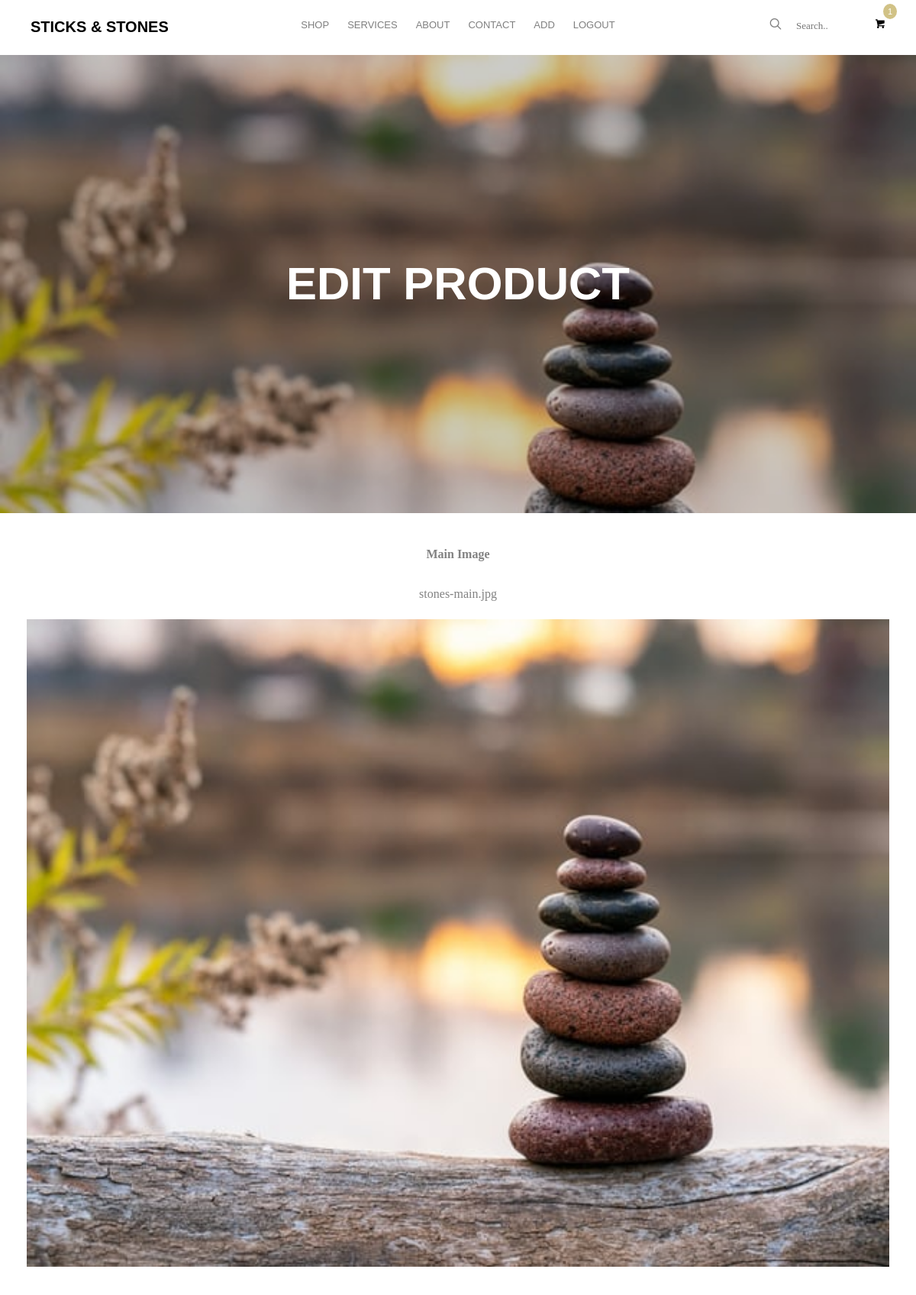
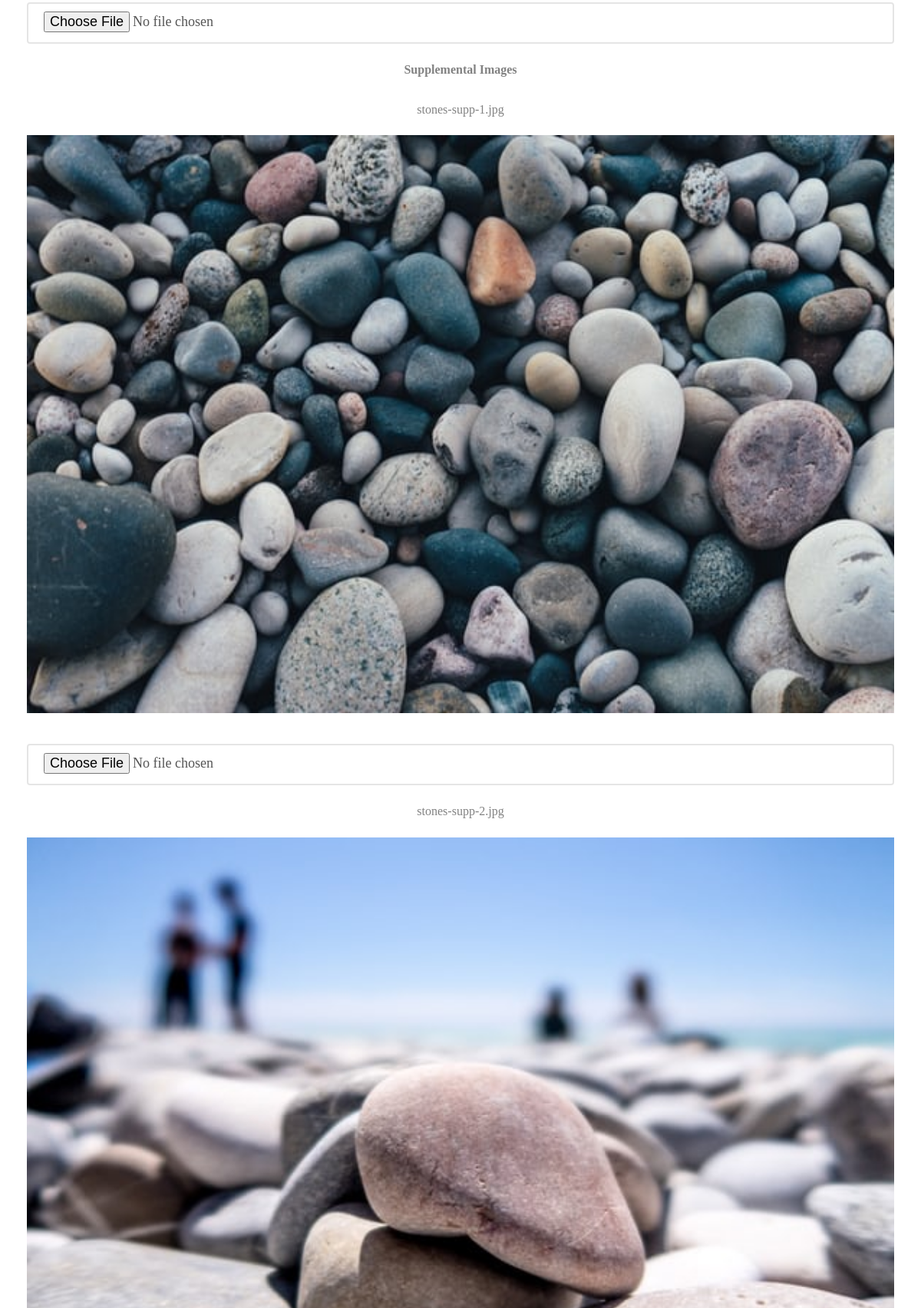
Screenshot of /edit/1 (signed in, upper part) with the database file from the repository (2 pictures, top to bottom).
### main.py (models this page shows)
class Product(db.Model):
    __tablename__ = "products"
    id = db.Column(db.Integer, primary_key=True)
    name = db.Column(db.String(1000), unique=True)
    price = db.Column(db.Float, nullable=False)
    main_image = db.Column(db.String(1000), nullable=False, unique=True)
    description = db.Column(db.Text, nullable=False)
    specification = db.Column(db.Text, nullable=False)
    side_images = relationship("ProductImages", back_populates="parent_product")
    reviews = relationship("Review", back_populates="parent_product")
    cart = relationship("CartItem", back_populates="product")

class ProductImages(db.Model):
    __tablename__ = "product_images"
    id = db.Column(db.Integer, primary_key=True)
    image = db.Column(db.String(1000), unique=True)
    product_id = db.Column(db.Integer, db.ForeignKey("products.id"))
    parent_product = relationship("Product", back_populates="side_images")

### main.py (the view, shortened to what this page needs)
@app.route("/edit/<int:product_id>", methods=["GET", "POST"])
@login_required
@admin_only
def edit_product(product_id):
    item_num = 0
    if current_user.is_authenticated:
        user_cart = current_user.user_cart
        item_num = len(user_cart)
    product_to_edit = Product.query.get(product_id)
    main_image = product_to_edit.main_image
    name = product_to_edit.name
    price = product_to_edit.price
    desc = product_to_edit.description
    specs = product_to_edit.specification
    supp_images = [image.image for image in product_to_edit.side_images]
    global FILENAME, CURRENT_PRODUCT
    return render_template(
        "edit.html",
        current_user=current_user,
        main_image=main_image,
        name=name,
        price=price,
        desc=desc,
        specs=specs,
        supp_images=supp_images,
        product_id=product_id, item_num=item_num)

### main.py (called while the page is built)
@login_manager.user_loader
def load_user(user_id):
    return User.query.get(int(user_id))

def admin_only(f):
    @wraps(f)
    def decorated_function(*args, **kwargs):
        if not current_user.is_authenticated or current_user.id != 1:
            return abort(403)
        return f(*args, **kwargs)
    return decorated_function

### templates/edit.html (shortened to what this page needs)
{% import "bootstrap/wtf.html" as wtf %}
{% include "header.html" %}
  <header id="fh5co-header" class="fh5co-cover fh5co-cover-sm" role="banner" style="background-image:url({{url_for('static', filename='images/' + main_image)}});">
		<div class="overlay"></div>
		<div class="container">
			<div class="row">
				<div class="col-md-8 col-md-offset-2 text-center">
					<div class="display-t">
						<div class="display-tc animate-box" data-animate-effect="fadeIn">
                            <h1>Edit Product</h1>
						</div>
					</div>
				</div>
			</div>
        </div>
	</header>
  <div class="container">
    <div class="row">
      <div class="col-lg-8 col-md-10 mx-auto element-padding">
            <form method="POST" action="{{url_for('edit_product', product_id=product_id)}}" enctype="multipart/form-data" class="element-margin" novalidate>
                <p>
                    <label>Main Image</label>
                    <br>
                    <p>{{main_image}}</p>
                    <img src="{{url_for('static', filename='images/' + main_image)}}" class="edit-image">
                    <input type="file" name="file0" class="form-control" autocomplete="off" required>
                </p>
                {% for index in range(5): %}
                    {% if index == 0 and supp_images[index]: %}
                        <p>
                            <label>Supplemental Images</label>
                            <br>
                            <p>{{supp_images[index]}}</p>
                            <img src="{{url_for('static', filename='images/' + supp_images[index])}}" class="edit-image">
                            <input type="file" name="file1" class="form-control" autocomplete="off" required>
                        </p>
                    {% elif index > 0 and supp_images[index]: %}
                        <p>
                            <p>{{supp_images[index]}}</p>
                            <img src="{{url_for('static', filename='images/' + supp_images[index])}}" class="edit-image">
                        </p>
                    {% else: %}
                        <p>
                            <input type="file" name="file{{index+1}}" class="form-control" autocomplete="off" required>
                        </p>
                    {% endif %}
                {% endfor %}
            </form>
      </div>
    </div>
  </div>
{% include "footer.html" %}

### static/css/style.css (style rules this page uses)
body { font-family: "Playfair Display", serif; font-weight: 400; font-size: 16px; line-height: 1.7; color: #828282; background: #fff; }
:root { --star-size: 30px; --star-color: #fff; --star-background: #fc0; }
.edit-image { margin-bottom: 40px; width: 100%; }
.element-padding { padding: 20px; text-align: center; width: 100%; }
p { margin-bottom: 20px; }
h1, h2, h3, h4, h5, h6, figure { color: #000; font-family: "Montserrat", Arial, sans-serif; font-weight: 400; margin: 0 0 20px 0; }
#fh5co-header, #fh5co-counter, .fh5co-bg { background-size: cover; background-position: top center; background-repeat: no-repeat; position: relative; }
.fh5co-cover { height: 800px; background-size: cover; background-position: top center; background-repeat: no-repeat; position: relative; float: left; width: 100%; }
.fh5co-cover .overlay { z-index: 0; position: absolute; bottom: 0; top: 0; left: 0; right: 0; background: rgba(0, 0, 0, 0.2); }
.fh5co-cover .display-t, .fh5co-cover .display-tc { z-index: 9; height: 900px; display: table; width: 100%; }
.fh5co-cover.fh5co-cover-sm { height: 600px; }
.fh5co-cover.fh5co-cover-sm .display-t, .fh5co-cover.fh5co-cover-sm .display-tc { height: 600px; display: table; width: 100%; }
#fh5co-header .display-tc, #fh5co-counter .display-tc, .fh5co-cover .display-tc { display: table-cell !important; vertical-align: middle; }
#fh5co-header .display-tc h1, #fh5co-header .display-tc h2, #fh5co-counter .display-tc h1, #fh5co-counter .display-tc h2, .fh5co-cover .display-tc h1, .fh5co-cover .display-tc h2 { margin: 0; padding: 0; color: white; }
#fh5co-header .display-tc h1, #fh5co-counter .display-tc h1, .fh5co-cover .display-tc h1 { margin-bottom: 0px; font-size: 60px; line-height: 1.5; text-transform: uppercase; font-weight: 700; }
.form-control { box-shadow: none; background: transparent; border: 2px solid rgba(0, 0, 0, 0.1); height: 54px; font-size: 18px; font-weight: 300; }
.js .animate-box { opacity: 0; }

### rows the page displays
Product: main_image (picture), main_image "stones-main.jpg"
ProductImages: image "stones-supp-1.jpg", image (picture)
ProductImages: image "stones-supp-2.jpg", image (picture)

### other values shown
{{ item_num }} "1"
